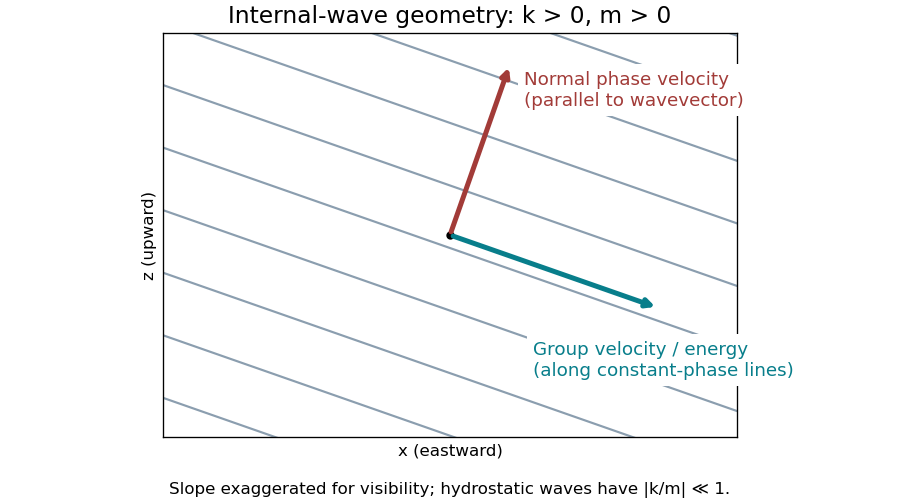

This chart was generated by the following Python code:
"""Original internal-wave propagation sketch; Python 3.14, NumPy/Matplotlib."""
from pathlib import Path

import matplotlib
matplotlib.use("Agg")
import matplotlib.pyplot as plt
import numpy as np

fig, ax = plt.subplots(figsize=(7.5, 4.2), layout="constrained")
fig.get_layout_engine().set(rect=(0, 0.08, 1, 0.92))
fig.patch.set_facecolor("white")
ax.set_facecolor("white")
slope = 0.35
x = np.linspace(-2.2, 2.2, 300)
for offset in np.arange(-2.5, 2.6, 0.48):
    ax.plot(x, -slope * x + offset, color="#8b9eaf", lw=1.3)
ax.annotate("", xy=(0.46, 1.31), xytext=(0, 0),
            arrowprops={"arrowstyle": "-|>", "lw": 3, "color": "#a23b38"})
ax.annotate("", xy=(1.6, -0.56), xytext=(0, 0),
            arrowprops={"arrowstyle": "-|>", "lw": 3, "color": "#087e8b"})
ax.text(0.57, 1.11, "Normal phase velocity\n(parallel to wavevector)",
        fontsize=11, color="#a23b38", va="center", bbox={"facecolor": "white", "edgecolor": "none"})
ax.text(0.64, -1.08, "Group velocity / energy\n(along constant-phase lines)",
        fontsize=11, color="#087e8b", bbox={"facecolor": "white", "edgecolor": "none"})
ax.plot(0, 0, "ko", ms=4)
ax.set(xlim=(-2.2, 2.2), ylim=(-1.55, 1.55), xlabel="x (eastward)", ylabel="z (upward)")
ax.set_aspect("equal")
ax.set_xticks([])
ax.set_yticks([])
ax.set_title("Internal-wave geometry: k > 0, m > 0", fontsize=14)
fig.text(0.5, 0.02, "Slope exaggerated for visibility; hydrostatic waves have |k/m| ≪ 1.",
         ha="center", fontsize=10)
fig.savefig(Path.cwd() / Path(__file__).with_suffix(".png").name, dpi=120,
            facecolor="white", metadata={"Software": "codex-wiki figure generator"})
plt.close(fig)
